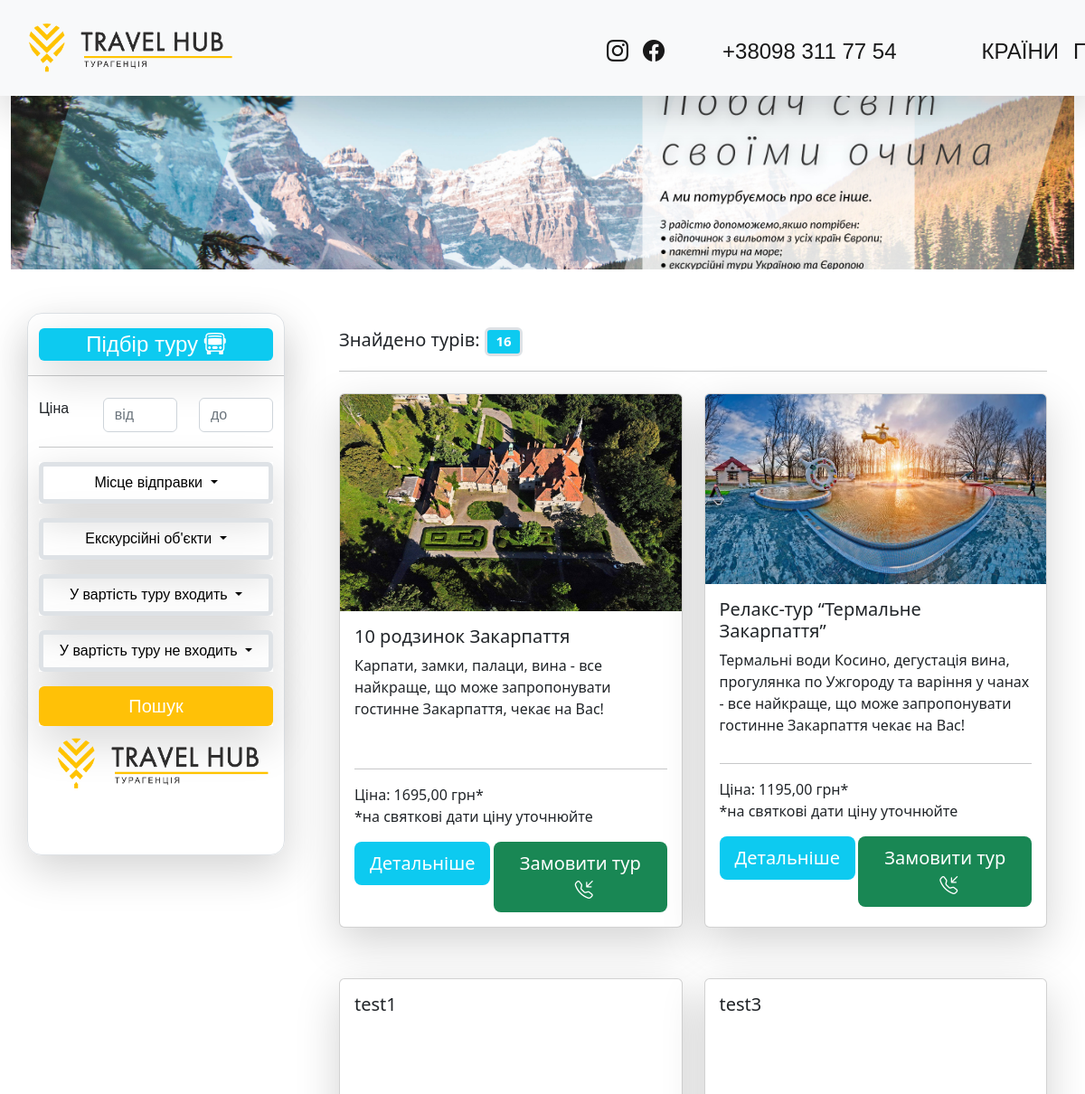
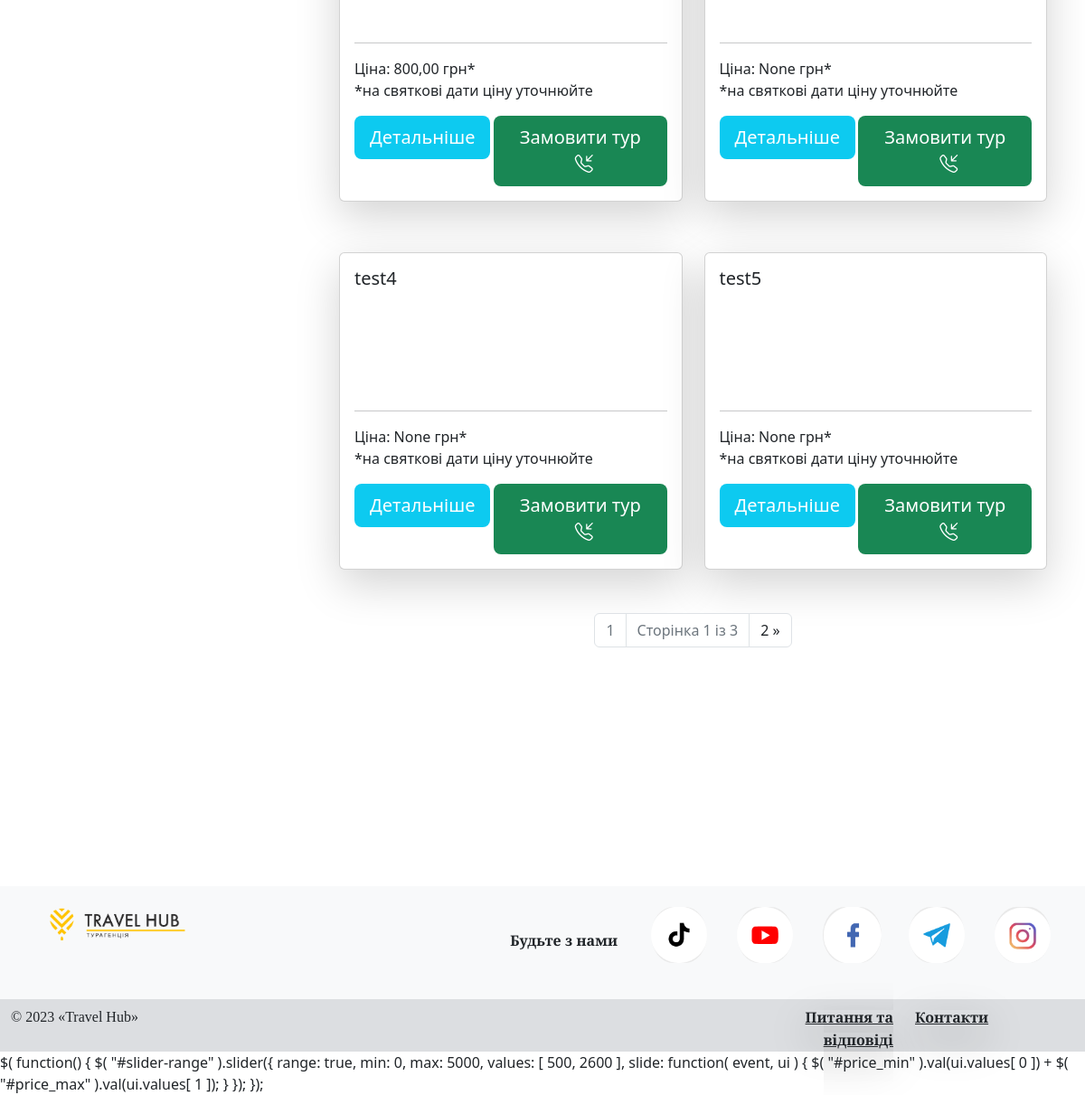
Page /catalog/ on the committed database (2 pictures, top to bottom).
### main/models.py (models this page shows, shortened)
class Tour(models.Model):
    name = models.CharField(verbose_name='Назва туру', max_length=100)
    price = models.DecimalField(verbose_name='Вартість', max_digits=10, decimal_places=2,  blank=True, null=True)
    description = models.TextField(verbose_name='Короткий опис туру',  blank=True)
    main_photo = models.FileField(verbose_name='Головне фото', blank=True, upload_to='tour_main_photo/')
    start_place = models.ManyToManyField(StartPlace, verbose_name='Місце посадки',  blank=True)
    plan = models.TextField(verbose_name='План туру', blank=True)
    tour_objects = models.ManyToManyField(TourObject, verbose_name="Екскурсійні об'єкти", blank=True)
    price_include = models.ManyToManyField(PriceInclude, verbose_name='У вартість туру входить', blank=True)
    price_exclude = models.ManyToManyField(PriceExclude, verbose_name='У вартість туру не входить', blank=True)
    food = models.TextField(verbose_name='Харчування', blank=True)
    ticket = models.TextField(verbose_name='Вхідні квитки', blank=True)
    notes = models.TextField(verbose_name='Додаткова інформація', blank=True)
    url = models.SlugField(max_length=160, unique=True, blank=True)
    created_at = models.DateTimeField(auto_now_add=True)
    updated_at = models.DateTimeField(auto_now=True)
    class Meta:
        verbose_name = "Тур"
        verbose_name_plural = "Тури"
    def get_absolute_url(self):
        return reverse('detail_tour', kwargs={'pk': self.pk})

### main/views.py (the view)
# urls.py: path('catalog/', TourList.as_view(), name='catalog'),
class TourList(FilterView):
    model = Tour
    context_object_name = 'tours'
    filterset_class = TourFilter
    template_name = 'catalog.html'
    paginate_by = 6
    def get_context_data(self, **kwargs):
        context = super().get_context_data(**kwargs)
        context['form'] = OrderForm(self.request.GET)
        context['tour_objects'] = TourObject.objects.all()
        context['start_places'] = StartPlace.objects.all()
        context['price_include'] = PriceInclude.objects.all()
        context['price_exclude'] = PriceExclude.objects.all()
        filtered_data = context['filter'].qs
        paginator = Paginator(filtered_data, self.paginate_by)
        page = self.request.GET.get('page')
        context['page_obj'] = paginator.get_page(page)
        return context

### main/forms.py
class OrderForm(forms.Form):
    name = forms.CharField(max_length=30)
    surname = forms.CharField(max_length=50)
    phone = forms.CharField(max_length=9)

### main/models.py (called while the page is built)
    def __str__(self):
        return self.name

    def __str__(self):
        return self.name

    def __str__(self):
        return self.name

    def __str__(self):
        return self.name

### templates/catalog.html (shortened to what this page needs)
{% extends 'base.html' %}
{% load static %}
{% block content %}
<div class="container">
      <div class="row mt-5" style="margin-bottom:200px;">
          <div class="col-10 shadow-lg  offset-1 offset-md-0 col-md-3 border pt-3 rounded-4 me-5" style="max-height:600px; font-family: 'Titillium Web', sans-serif; ">
              <p class="text-center text-bg-primary bg-info shadow-lg rounded fs-4">Підбір туру <i class="bi bi-bus-front"></i></p>
              <form method="GET">
            <div class="row "><hr>
            <div class="col col-md-3  mt-2">Ціна</div>
            <div class="col mt-2"><input class="form-control " placeholder="від" type="text" id="price_min" name="price_min" /></div>
                <div class="col mt-2"><input class="form-control " placeholder="до" type="text" id="price_max" name="price_max" /></div>
            </div>
            <div class="mt-3 mb-3" id="slider-range"></div><hr>
<div class="d-grid gap-2 mb-3 shadow-lg">
  <button class="btn border  border-5 text-black dropdown-toggle" type="button" data-bs-toggle="dropdown" aria-expanded="false">
    Місце відправки
  </button>
</div>
<div class="d-grid gap-2 mb-3 shadow-lg">
  <button class="btn border  border-5 text-black dropdown-toggle" type="button" data-bs-toggle="dropdown" aria-expanded="false">
    Екскурсійні об'єкти
  </button>
</div>
                  <div class="d-grid gap-2 mb-3 shadow-lg">
  <button class="btn border  border-5 text-black dropdown-toggle" type="button" data-bs-toggle="dropdown" aria-expanded="false">
    У вартість туру входить
  </button>
</div>
                      <div class="d-grid gap-2 mb-3 shadow-lg">
  <button class="btn border  border-5 text-black dropdown-toggle" type="button" data-bs-toggle="dropdown" aria-expanded="false">
    У вартість туру не входить
  </button>
</div>
    <div class="d-grid gap-2 shadow-lg">
  <button type="submit" class="btn bg-warning fs-5 text-white">Пошук</button>
    </div>
</form>
<img style="max-width: 100%;" src="{% static 'images/logo7.png' %}" alt="" ></a>
      </div>
          <div class="col">
              <h5 class="mt-3">Знайдено турів: <span class="border border-3 badge bg-info">{{filter.qs.count }}</span></h5><hr>
            <div class="row mt-2">
            {% for tour in page_obj %}
            <div class="col col-md-6 offset-1 offset-md-0 mt-2 mb-5">
              <div class="card shadow-lg w-100 h-100 " style="width: 18rem;">
                  {% if tour.main_photo.url is not None %}
                  <a href="{{ tour.get_absolute_url }}"><img src="{{ tour.main_photo.url }}" style="max-height: 240px;" class="card-img-top" alt="..."></a>
                  {% endif %}
  <div class="card-body ">
    <h5 class="card-title">{{ tour.name }}</h5>
    <p class="card-text overflow-scroll" style="max-height: 100px; min-height:110px;">{{tour.description}}</p>
      <hr>
      <p class="card-text lh-base fw-light"><b>Ціна: {{tour.price}} грн*</b><br>
      *на святкові дати ціну уточнюйте
      </p>
<div class="row">
    <div class="col-md-5">
        <a href="{{ tour.get_absolute_url }}" class="btn btn-lg bg-info  text-white">Детальніше</a>
    </div>
    <div class="col">
        <button type="button" class="btn btn-lg bg-success  text-white" data-bs-toggle="modal" data-bs-target="#exampleModal">
      Замовити тур<i class="bi bi-telephone-inbound ms-2"></i>
        </button>
    </div>
</div>
  </div>
</div>
          </div>
          {% endfor %}
              </div>
         <nav aria-label="Page navigation example">
  <ul class="pagination justify-content-center">
      {% if page_obj.has_previous %}
    <li class="page-item text-dark"><a class="page-link text-dark" href="?page={{ page_obj.previous_page_number }}">&laquo;  {{page_obj.previous_page_number}}</a></li>
      {% else %}
<li class="page-item disabled">
      <a class="page-link">1</a>
    </li>
      {% endif %}
    <li class="page-item disabled"><a class="page-link">Сторінка {{ page_obj.number }} із {{ page_obj.paginator.num_pages }}</a></li>
      {% if page_obj.has_next %}
      <li class="page-item text-dark"><a class="page-link text-dark" href="?page={{ page_obj.next_page_number }}">{{page_obj.next_page_number}}  &raquo;</a></li>
      {% endif %}
  </ul>
</nav>
          </div>
      </div>
</div>
{% endblock content %}
{% block scripts %}
      $( function() {
        $( "#slider-range" ).slider({
          range: true,
          min: 0,
          max: 5000,
          values: [ 500, 2600 ],
          slide: function( event, ui ) {
            $( "#price_min" ).val(ui.values[ 0 ]) + $( "#price_max" ).val(ui.values[ 1 ]);
          }
        });
  });
{% endblock scripts %}

### templates/base.html (shortened to what this page needs)
<!doctype html>
{% load static %}
<html lang="en">
  <head>
      <link rel="stylesheet" href="{% static 'css/styles.css' %}">
      <link rel="stylesheet" href="https://cdn.jsdelivr.net/npm/bootstrap-icons@1.10.4/font/bootstrap-icons.css">
      <link href="https://cdn.jsdelivr.net/npm/bootstrap@5.2.3/dist/css/bootstrap.min.css" rel="stylesheet">
<link rel="stylesheet" href="https://code.jquery.com/ui/1.12.1/themes/base/jquery-ui.css">
  </head>
  <body>
<div class="container-fluid">
  <div class="main-baner mt-5" style="font-family: 'Anuphan', sans-serif;"><br>
         <nav class="navbar navbar-expand-lg bg-light shadow-lg fixed-top">
    <div class="container-fluid">
        <a class="navbar-brand" href="{% url 'main_page' %}"><img style="height:80px; margin-bottom:0px;" src="{% static 'images/logo7.png' %}"></a>
    <div class="collapse navbar-collapse offset-2" id="navbarSupportedContent">
      <ul class="navbar-nav me-auto mb-2 mb-lg-0">
          <li class="nav-item offset-2 mt-2 fs-4 catalog1">
          <a class="nav-link active" aria-current="page" href="https://www.instagram.com/travelhub_agency/?igshid=ZDdkNTZiNTM%3D"><i class="bi bi-instagram"></i></a>
          </li>
          <li class="nav-item fs-4 mt-2 catalog1">
          <a class="nav-link active" aria-current="page" href="https://www.facebook.com/people/Travel-Hub-%D1%83-%D0%BC%D0%91%D1%96%D0%BB%D0%B0-%D0%A6%D0%B5%D1%80%D0%BA%D0%B2%D0%B0/100068882133727/"><i class="bi bi-facebook"></i></a>
          </li>
          <li class="nav-item fs-4 mt-2 ms-5" style="width:400px;">
          <a class="nav-link active" aria-current="page" href="#">+38098 311 77 54</a>
          </li>
          <li class="nav-item fs-4 ms-2 mt-2 " >
          <a class="nav-link active" aria-current="page" href="#">КРАЇНИ</a>
          </li>
          <li class="nav-item fs-4 mt-2">
          <a class="nav-link active" aria-current="page" href="{% url 'faq' %}">ПИТАННЯ</a>
          </li>
      </ul>
    </div>
  </div>
</nav>
  </div>
</div>
{% block content %}{% endblock content %}
  <footer class="container-fluid bg-light footer mt-5 " style="font-family: 'Libre Baskerville', serif; ">
    <div class="container">
      <div class="row">
          <div class="col-4 col-md-2 mt-3 catalog1">
             <img style="max-width: 100%;" src="{% static 'images/logo7.png' %}" alt="" ><br>
          </div>
          <div class="col  mt-5 text-end catalog1" ><b>Будьте з нами</b></div>
          <div class="col-2 col-md-1 mt-3 ">
              <a href="#"> <img class="rounded-pill border border-light btn btn-outline-warning " src="{% static 'images/tiktok.png' %}" style="height:70%;"></a>
          </div>
          <div class="col-2 col-md-1 mt-3 ">
              <a  href="#"> <img class="rounded-pill border border-light btn btn-outline-warning " src="{% static 'images/youtube.png' %}" style="height:70%;"></a>
          </div>
          <div class="col-2 col-md-1 mt-3 ">
              <a  href="#"> <img class="rounded-pill border border-light btn btn-outline-warning " src="{% static 'images/facebook.png' %}" style="height:70%;"></a>
          </div>
          <div class="col-2 col-md-1 mt-3 ">
              <a href="#">  <img class="rounded-pill border border-light btn btn-outline-warning " src="{% static 'images/telegram.png' %}" style="height:70%;"></a>
          </div>
          <div class="col-2 col-md-1 mt-3 ">
              <a href="#">  <img class="rounded-pill border border-light btn btn-outline-warning " src="{% static 'images/instagram.png' %}" style="height:70%;"></a>
          </div>
      </div>
</div>
      <div class="row bg-secondary" style="--bs-bg-opacity: .2;" >
          <div class="col col-md-2">
          <p class="fw-lighter mt-2" >© 2023 «Travel Hub»</p>
              </div>
          <div class="col col-md-2 offset-md-6 mt-2 text-end">
               <a class="text-dark shadow-lg" href="{% url 'faq' %}" ><b>Питання та відповіді</b></a>
          </div>
          <div class="col col-md-2 mt-2 ">
              <a class="text-dark shadow-lg" href="{% url 'contacts' %}"><b> Контакти</b></a>
          </div>
      </div>
  </footer>
  {% block scripts %}
  {% endblock scripts %}
  </body>
</html>

### static/css/styles.css (style rules this page uses)
body { height: 100vh; display: flex; flex-direction: column; margin: 0; }
.footer { flex-shrink: 0; }

### rows in the picture
Tour: main_photo (picture), name "10 родзинок Закарпаття", description "Карпати, замки, палаци, вина - все найкраще, що може запропонувати гостинне Закарпаття, чекає на Вас!", price "1695,00"
Tour: main_photo (picture), name "Релакс-тур “Термальне Закарпаття”", description "Термальні води Косино, дегустація вина, прогулянка по Ужгороду та варіння у чанах - все найкраще, що може запропонувати гостинне Закарпаття чекає на Вас!", price "1195,00"
Tour: name "test1", price "800,00"
Tour: name "test3", price "None"
Tour: name "test4", price "None"
Tour: name "test5", price "None"

### other values in the picture
{{ filter.qs.count }} "16"
{{ page_obj.number }} "1"
{{ page_obj.paginator.num_pages }} "3"
{{ page_obj.next_page_number }} "2"
